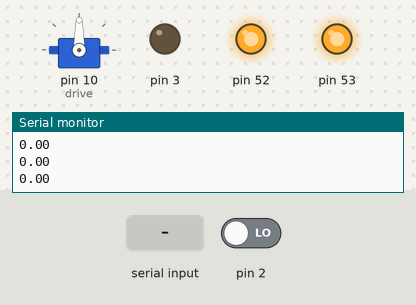
Simulated run of this sketch. Board: Arduino Mega 2560, built with avr-gcc and run on an emulated ATmega2560. Parts: servo, output pins drawn as LEDs (lit = HIGH), the last lines printed to the serial monitor. The test bench sets the inputs (shaded band); at power-on: pin 2 LOW.

Above: at 1.2 s.
1.3 s: "w" received over Serial
At 2.8 s:
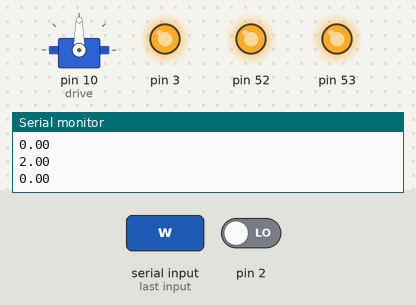
3.9 s: "w,150\n" received over Serial
At 5.1 s:
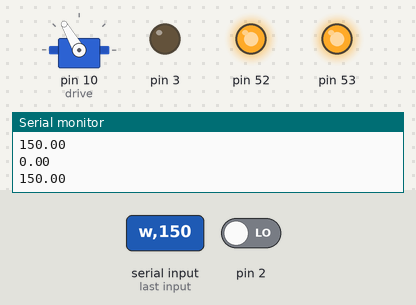
5.4 s: pin 2 driven HIGH
At 5.8 s:
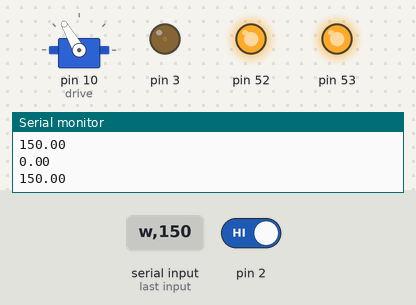
8.4 s: "x" received over Serial
At 11.2 s:
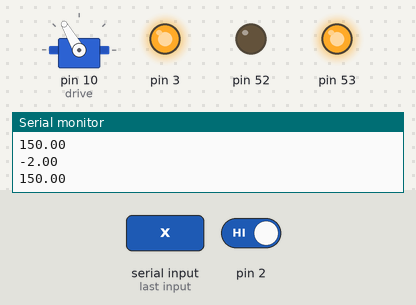
11.4 s: "w,1\n" received over Serial
At 12.6 s:
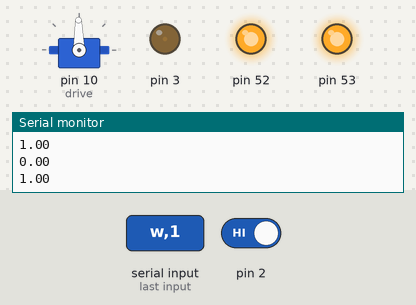
12.9 s: pin 2 driven LOW
At 13.6 s:
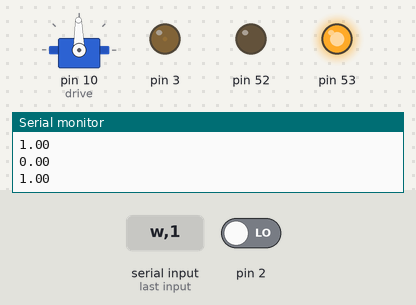
Timing chart, 0 to 48.8 s (numbered marks = the images above; inputs shaded):
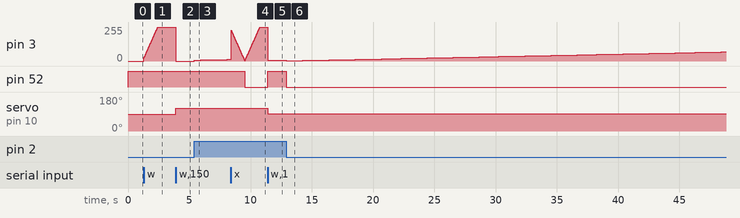

Measured:
- after the input at 1.3 s, pin 3: moves from 0/255 to 255/255 over 1.1 s, starting at once
- after the input at 3.9 s, pin 3: 255/255 → 0/255 at once; servo on pin 10 (drive): 90° → 120° at once
- after the input at 5.4 s, pin 3: moves from 0/255 to 12/255 over 2.7 s, starting at once
- after the input at 8.4 s, pin 52: HIGH → LOW after 1.1 s
- after the input at 11.4 s, pin 3: 255/255 → 5/255 at once; pin 52: LOW → HIGH at once; servo on pin 10 (drive): 120° → 91° at once
- after the input at 12.9 s, pin 3: 5/255 → 1/255 at once, → 2/255 0.30 s later, → 3/255 0.53 s later, → 4/255 0.53 s later, … (68 changes in this stretch); pin 52: HIGH → LOW at once

The sketch:

ChiMotorCustom.ino
```cpp
#include "ChiMotorCustom.h"
#include <Servo.h>

ChiMotor chiMotor;
Servo drive;

String strIn;
String sAng;
String sVel;
byte devider;
double vel;
double angle;

long timer;

void fuTest() {
  chiMotor.interruptListener();
}

void steering (int turn_angle){ // переписать под инста-рулежку
  if (turn_angle<-30){
    turn_angle = -30;}
  else if (turn_angle>30){
    turn_angle = 30;}
  drive.write(map(turn_angle, -30, 30, 60, 120));
}


void setup() {

  chiMotor.init(1, 2, 52, 3);
  chiMotor.wheelMode();
  attachInterrupt(digitalPinToInterrupt(2), fuTest, CHANGE);

  Serial.begin(115200);
  Serial.setTimeout(3);

  timer = millis();
  pinMode(53, OUTPUT);
  digitalWrite(53, HIGH);

  drive.attach(10);
}

void loop() {
  chiMotor.tick();
  if (millis() - timer > 50) {
    //Serial.print(chiMotor.getRealRadianVelocity());
    Serial.println(vel);
    Serial.println(angle);
    timer = millis();
  }


  if (Serial.available() > 0) {
    strIn = Serial.readString();
    if(strIn.equals("w"))
      vel += 2;
      else if(strIn.equals("x"))
      vel -= 2;
      else if(strIn.equals("a"))
      angle -= 10;
      else if(strIn.equals("d"))
      angle += 10;
      else if(strIn.equals("s")) {
      vel = 0;
      angle = 0;
      }
      else {
        devider = strIn.indexOf(',');
    sVel = strIn.substring(0, devider);
    sAng = strIn.substring(devider + 1);
    vel = sVel.toFloat();
    angle = sAng.toFloat();
      }

    chiMotor.setGoalVelocity(vel);
    steering(angle);
  }
}
```

ChiMotorCustom.cpp
```cpp
#include "ChiMotorCustom.h"

void ChiMotor::init(int _FE, int _SE, int _FM, int _SM) {

	Timer = millis();

	FE = _FE;
	SE = _SE;
	FM = _FM;
	SM = _SM;

	F = 0;
	S = 0;

	HardPositionPrev = 0;
	HardPosition 	 = 0;
	HardVelocity	 = 0;

	FlagInterrupt = false;

	pinMode(FE, INPUT);
	pinMode(SE, INPUT);
	pinMode(FM, OUTPUT);
	pinMode(SM, OUTPUT);
}

void ChiMotor::jointMode() {
	FlagWheelMode = false;
	FlagJointMode = true;
}

void ChiMotor::wheelMode() {
	FlagJointMode = false;
	FlagWheelMode = true;
}

void ChiMotor::setGoalVelocity(double _GoalRadianVelocity) {
	wheelMode();
	GoalRadianVelocity = _GoalRadianVelocity;
	FlagNewGoalVelocity = true;	// Проверить необходимость
}

void ChiMotor::calcRealVelocity() {
	if (millis() - Timer > ENCODER_POLLING_RATE) {
		Timer = millis();
		HardVelocity = HardPosition - HardPositionPrev;
		HardPositionPrev = HardPosition;
		RealRadianVelocity = HardVelocity * SPEED_RATIO * (1000 / ENCODER_POLLING_RATE);

		if (GoalRadianVelocity != 0){
			velocityPID();
			controlDriver();
			FlagSavePosition = true;
		}
		else {
			if (FlagSavePosition){
				GoalPosition = HardPosition;
				FlagSavePosition = false;
			}
			jointMode();
			positionPID();
			controlDriver();
		}
	}
}

double ChiMotor::getRealRadianVelocity() {
	return RealRadianVelocity;
}

double ChiMotor::getGoalRadianVelocity() {
	return GoalRadianVelocity;
}

void ChiMotor::tick() {

	if (FlagInterrupt) {

		F = digitalRead(FE);
		S = digitalRead(SE);

		if (F == S)
			HardPosition++;
		else
			HardPosition--;

		FlagInterrupt = false;
	}

	calcRealVelocity();
}

void ChiMotor::interruptListener() {
	FlagInterrupt = true;
}

void ChiMotor::velocityPID() {

  double err = GoalRadianVelocity - RealRadianVelocity;
  integralVel = constrainPWM(integralVel + (double)err * V_KI * ((double)ENCODER_POLLING_RATE / 1000));
  double D = (err - integralVelPrevErr) / ((double)ENCODER_POLLING_RATE / 1000);
  integralVelPrevErr = err;
  PWM =  constrainPWM(err * V_KP + integralVel + D * V_KD);
}

void ChiMotor::positionPID() {
  double err = GoalPosition - HardPosition;
  integralPos = constrainPWM(integralPos + (double)err * P_KI * ((double)ENCODER_POLLING_RATE / 1000));
  double D = (err - integralPosPrevErr) / ((double)ENCODER_POLLING_RATE / 1000);
  integralPosPrevErr = err;
  PWM =  constrainPWM(err * P_KP + integralPos + D * P_KD);
}

void ChiMotor::controlDriver() {
	if (PWM < 0) {
    	analogWrite(SM, -PWM);
    	digitalWrite(FM, LOW);
  	}
  	if (PWM >= 0) {
    	analogWrite(SM, PWM);
    	digitalWrite(FM, HIGH);
  	}
}

double ChiMotor::constrainPWM(double value) {
	if (value < MIN_PWM)
		return MIN_PWM;
	else if (value > MAX_PWM)
		return MAX_PWM;
	else return value;
}
```

ChiMotorCustom.h
```cpp
#ifndef CHI_MOTOR_H
#define CHI_MOTOR_H

#include "ChiMotorCustomConfig.h"
#include <Arduino.h>

class ChiMotor {

	private:

		byte F;
		byte S;

		byte FE, SE, FM, SM;	// First encoder, Second encoder, First motor, Second motor(PWM)

		bool FlagWheelMode;
		bool FlagJointMode;
		bool FlagInterrupt;
		bool FlagNewGoalVelocity; // Проверить необходимость
		bool FlagSavePosition;

		int PWM;

		long Timer;
		int  HardPositionPrev;
		int  HardPosition;
		int  HardVelocity;
		int  GoalPosition;

		double GoalRadianVelocity;
		double RealRadianVelocity;

		double integralVel;
		double integralVelPrevErr;
		double integralPos;
		double integralPosPrevErr;

		void calcRealVelocity();
		void controlDriver();
		void velocityPID();
		void positionPID();
		double constrainPWM(double value);


	public:

		void init(int FE, int SE, int FM, int SM);
		void interruptListener();
		void wheelMode();
		void jointMode();
		void tick();

		double getRealRadianVelocity();
		double getGoalRadianVelocity();

		void setGoalVelocity(double _GoalRadianVelocity);


};

#endif
```

ChiMotorCustomConfig.h
```cpp
#ifndef CHI_MOTOR_CONFIG_H
#define CHI_MOTOR_CONFIG_H

	#define SPEED_RATIO				0.0285
	#define ENCODER_POLLING_RATE	20

	#define V_KP	10
	#define V_KI	110
	#define V_KD	0

	#define P_KP	7	//7		//7
	#define P_KI	2	//2     //15
	#define P_KD	0 //0     //0.2

	#define MIN_PWM	-255
	#define MAX_PWM	255

#endif
```
